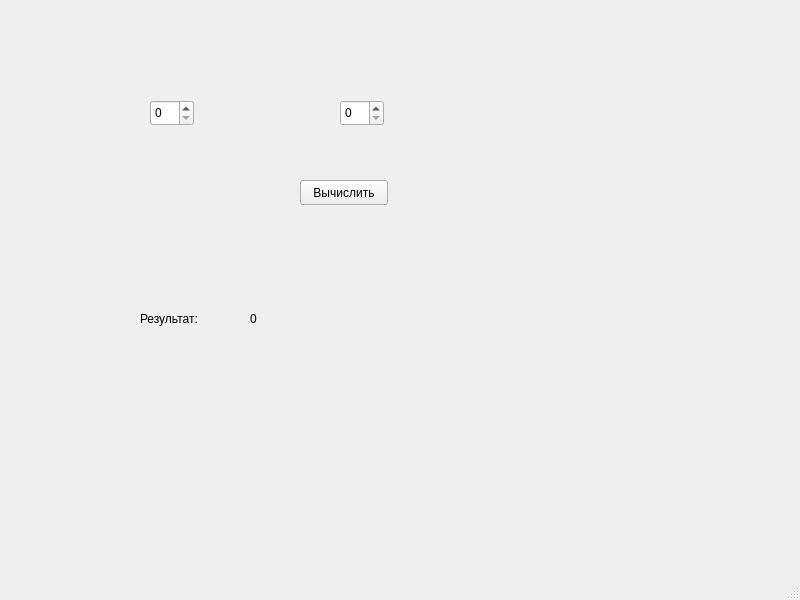
<?xml version="1.0" encoding="UTF-8"?>
<ui version="4.0">
 <class>MainWindow</class>
 <widget class="QMainWindow" name="MainWindow">
  <property name="geometry">
   <rect>
    <x>0</x>
    <y>0</y>
    <width>800</width>
    <height>600</height>
   </rect>
  </property>
  <property name="windowTitle">
   <string>MainWindow</string>
  </property>
  <widget class="QWidget" name="centralwidget">
   <widget class="QSpinBox" name="spinBox_1">
    <property name="geometry">
     <rect>
      <x>150</x>
      <y>100</y>
      <width>44</width>
      <height>26</height>
     </rect>
    </property>
    <property name="maximum">
     <number>3</number>
    </property>
   </widget>
   <widget class="QSpinBox" name="spinBox_2">
    <property name="geometry">
     <rect>
      <x>340</x>
      <y>100</y>
      <width>44</width>
      <height>26</height>
     </rect>
    </property>
    <property name="maximum">
     <number>10</number>
    </property>
   </widget>
   <widget class="QPushButton" name="resButton">
    <property name="geometry">
     <rect>
      <x>300</x>
      <y>180</y>
      <width>88</width>
      <height>25</height>
     </rect>
    </property>
    <property name="text">
     <string>Вычислить</string>
    </property>
   </widget>
   <widget class="QLabel" name="label_res">
    <property name="geometry">
     <rect>
      <x>140</x>
      <y>310</y>
      <width>91</width>
      <height>17</height>
     </rect>
    </property>
    <property name="text">
     <string>Результат:</string>
    </property>
   </widget>
   <widget class="QLabel" name="lable_ans">
    <property name="geometry">
     <rect>
      <x>250</x>
      <y>310</y>
      <width>101</width>
      <height>17</height>
     </rect>
    </property>
    <property name="text">
     <string>0</string>
    </property>
   </widget>
  </widget>
  <widget class="QMenuBar" name="menubar">
   <property name="geometry">
    <rect>
     <x>0</x>
     <y>0</y>
     <width>800</width>
     <height>22</height>
    </rect>
   </property>
  </widget>
  <widget class="QStatusBar" name="statusbar"/>
 </widget>
 <resources/>
 <connections/>
</ui>
